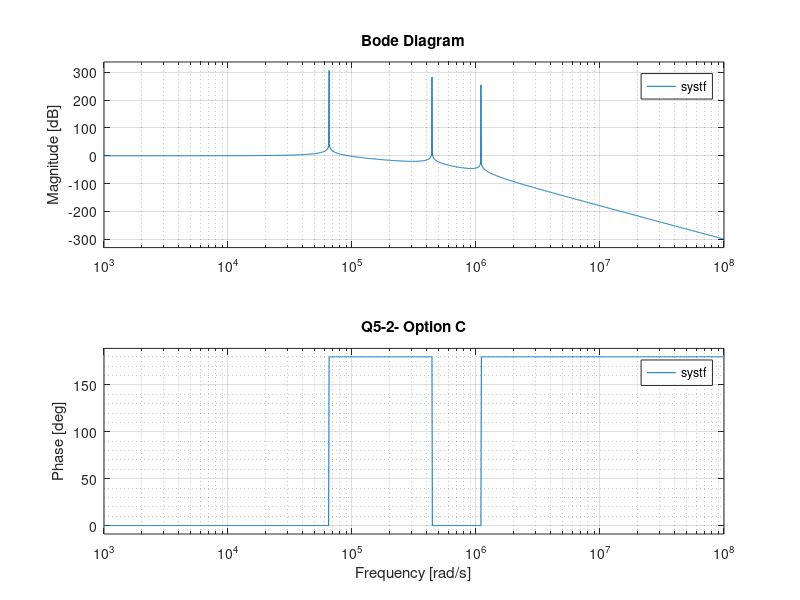

MATLAB code for this plot:
L3=100e-6;
C3=0.1e-6;
L1=1e-3;
L2=1e-3;
C1=0.01e-6;
C2=0.01e-6;

% Build the denominator coefficients of H(s) = 1 / D(s)
% D(s) = a6*s^6 + a4*s^4 + a2*s^2 + a0

a6 =  L1*L2*L3*C1*C2*C3;
a5 = 0;  % no s^5 term
a4 =  C1*C2*L1*L2   + C1*C3*L1*L2   + C1*C3*L1*L3 + C2*C3*L1*L3 + C2*C3*L2*L3;
a3 = 0;  % no s^3 term
a2 =  C1*L1 + C2*L1 + C2*L2 + C3*L1 + C3*L2 + C3*L3;
a1 = 0;  % no s term
a0 = 1;

% Numerator is just 1
num = [1];

% Denominator polynomial coefficients [a6 a5 a4 a3 a2 a1 a0]
den = [a6, a5, a4, a3, a2, a1, a0];

% Create the transfer function
systf = tf(num, den);

bode(systf);
grid minor;
title('Q5-2- Option C');
